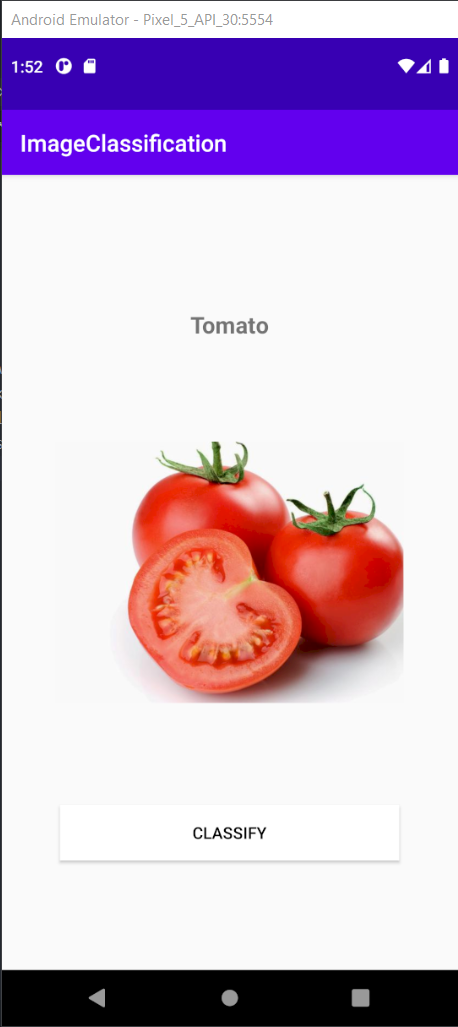
#> input picture 8-ML Model Conversion/tflite-project/images/hasil_prediksi.png, 458 x 1027 px, found by its file name
$ jupyter execute --allow-errors Latihan_Klasifikasi_Gambar.ipynb   (shell and % lines are left out)
#> lines starting #> are read from the running program, lines starting #| are printed output that depends on the picture; pictures that were not available may be replaced by others from this repository, and a replacement may not be noted
[cell 1]
#@title Import Library

# Library yang sering digunakan
import os, shutil
import zipfile
import random
from random import sample
import shutil
from shutil import copyfile
import pathlib
from pathlib import Path
import numpy as np
import pandas as pd
from tqdm.notebook import tqdm as tq

# Libraries untuk pemrosesan data gambar
import cv2
from PIL import Image
import skimage
from skimage import io
from skimage.transform import resize
from skimage.transform import rotate, AffineTransform, warp
from skimage import img_as_ubyte
from skimage.exposure import adjust_gamma
from skimage.util import random_noise

# Libraries untuk pembangunan model
import keras
from sklearn.model_selection import train_test_split
from sklearn.metrics import confusion_matrix, classification_report
import tensorflow as tf
from tensorflow.keras import Model, layers
from tensorflow.keras.preprocessing import image
from tensorflow.keras.preprocessing.image import ImageDataGenerator, img_to_array, load_img
from tensorflow.keras.optimizers import Adam, RMSprop, SGD
from tensorflow.keras.layers import InputLayer, Conv2D, SeparableConv2D, MaxPooling2D, MaxPool2D, Dense, Flatten, Dropout, BatchNormalization
from tensorflow.keras.models import Sequential, Model
from tensorflow.keras.applications import MobileNet
from tensorflow.keras.applications.densenet import DenseNet121
from tensorflow.keras.utils import to_categorical
from tensorflow.keras.callbacks import ModelCheckpoint, Callback, EarlyStopping, ReduceLROnPlateau

import warnings
warnings.simplefilter(action='ignore', category=FutureWarning)

[cell 2]
print(tf.__version__)

# Data Loading

[cell 3]
from google.colab import files
# files.upload()

Pada tahap ini, Anda harus mengunggah token dari akun Kaggle.

[cell 4]
import os
import shutil

[cell 5]
# Direktori awal untuk train dan test
train_dir = "/content/chest_xray/train"
test_dir = "/content/chest_xray/test"

# Direktori baru untuk dataset gabungan
combined_dir = "/content/chest_xray/dataset"

[cell 6]
# Buat direktori baru untuk dataset gabungan
os.makedirs(combined_dir, exist_ok=True)

[cell 7]
# Salin file dan folder dari train
for category in os.listdir(train_dir):
    category_dir = os.path.join(train_dir, category)
    if os.path.isdir(category_dir):
        shutil.copytree(category_dir, os.path.join(combined_dir, category), dirs_exist_ok=True)

# Salin file dan folder dari test
for category in os.listdir(test_dir):
    category_dir = os.path.join(test_dir, category)
    if os.path.isdir(category_dir):
        shutil.copytree(category_dir, os.path.join(combined_dir, category), dirs_exist_ok=True)

# Dataset Checking

[cell 8]
import matplotlib.pyplot as plt
import numpy as np
from PIL import Image
import os

[cell 9]
# Membuat kamus yang menyimpan gambar untuk setiap kelas dalam data
lung_image = {}

# Tentukan path sumber train
path = "/content/chest_xray/"
path_sub = os.path.join(path, "dataset")
for i in os.listdir(path_sub):
    lung_image[i] = os.listdir(os.path.join(path_sub, i))

# Menampilkan secara acak 5 gambar di bawah setiap dari 2 kelas dari data.
# Anda akan melihat gambar yang berbeda setiap kali kode ini dijalankan.
path_sub = "/content/chest_xray/dataset/"

# Menampilkan secara acak 5 gambar di bawah setiap kelas dari data latih
fig, axs = plt.subplots(len(lung_image.keys()), 5, figsize=(15, 15))

#> (the rest of this cell did not finish here and is left out)

## Plot Distribusi

[cell 10]
import seaborn as sns

[cell 11]
# Definisikan path sumber
lung_path = "/content/chest_xray/dataset/"

# Buat daftar yang menyimpan data untuk setiap nama file, path file, dan label dalam data
file_name = []
labels = []
full_path = []

# Dapatkan nama file gambar, path file, dan label satu per satu dengan looping, dan simpan sebagai dataframe
for path, subdirs, files in os.walk(lung_path):
    for name in files:
        full_path.append(os.path.join(path, name))
        labels.append(path.split('/')[-1])
        file_name.append(name)

distribution_train = pd.DataFrame({"path":full_path, 'file_name':file_name, "labels":labels})

# Plot distribusi gambar di setiap kelas
Label = distribution_train['labels']
plt.figure(figsize = (6,6))
sns.set_style("darkgrid")
plot_data = sns.countplot(Label)
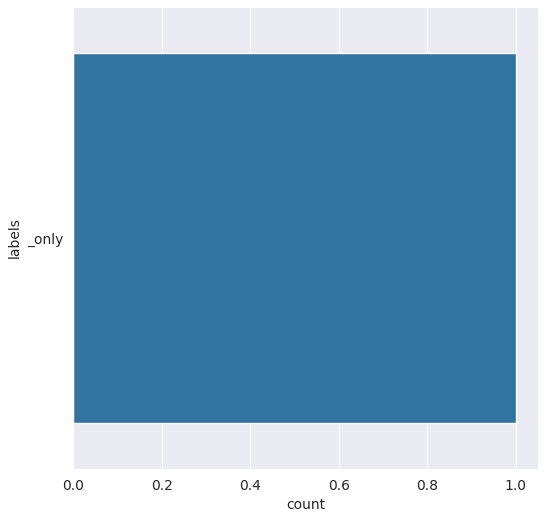
#> figure drawn by matplotlib, 1 panel

# Data Augmentation

[cell 12]
# Membuat fungsi untuk melakukan rotasi berlawanan arah jarum jam
def anticlockwise_rotation(img):
    img = cv2.cvtColor(img, 0)
    img = cv2.resize(img, (224,224))
    sudut = random.randint(0,180)
    return rotate(img, sudut)

# Membuat fungsi untuk melakukan rotasi searah jarum jam
def clockwise_rotation(img):
    img = cv2.cvtColor(img, 0)
    img = cv2.resize(img, (224,224))
    sudut = random.randint(0,180)
    return rotate(img, -sudut)

# Membuat fungsi untuk membalik gambar secara vertikal dari atas ke bawah
def flip_up_down(img):
    img = cv2.cvtColor(img, 0)
    img = cv2.resize(img, (224,224))
    return np.flipud(img)

# Membuat fungsi untuk memberikan efek peningkatan kecerahan pada gambar
def add_brightness(img):
    img = cv2.cvtColor(img, 0)
    img = cv2.resize(img, (224,224))
    img = adjust_gamma(img, gamma=0.5,gain=1)
    return img

# Membuat fungsi untuk memberikan efek blur pada gambar
def blur_image(img):
    img = cv2.cvtColor(img, 0)
    img = cv2.resize(img, (224,224))
    return cv2.GaussianBlur(img, (9,9),0)

# Membuat fungsi untuk memberikan efek pergeseran acak pada gambar
def sheared(img):
    img = cv2.cvtColor(img, 0)
    img = cv2.resize(img, (224,224))
    transform = AffineTransform(shear=0.2)
    shear_image = warp(img, transform, mode="wrap")
    return shear_image

# Membuat fungsi untuk melakukan pergeseran melengkung pada gambar
def warp_shift(img):
    img = cv2.cvtColor(img, 0)
    img = cv2.resize(img, (224,224))
    transform = AffineTransform(translation=(0,40))
    warp_image = warp(img, transform, mode="wrap")
    return warp_image

[cell 13]
# Membuat variabel transformasi yang akan menyimpan semua proses pra-pemrosesan yang telah dilakukan sebelumnya
transformations = { 'rotate anticlockwise': anticlockwise_rotation,
                    'rotate clockwise': clockwise_rotation,
                    'warp shift': warp_shift,
                    'blurring image': blur_image,
                    'add brightness' : add_brightness,
                    'flip up down': flip_up_down,
                    'shear image': sheared
                  }

images_path="chest_xray/dataset/NORMAL" # Path untuk gambar asli
augmented_path="chest_xray/dataset/NORMAL_augmented" # Path untuk gambar yang sudah diaugmentasi
images=[] # Penyimpanan gambar yang telah melalui pra-pemrosesan

# Baca nama gambar dari folder dan tambahkan path ke dalam array "images"
for im in os.listdir(images_path):
    images.append(os.path.join(images_path,im))

# Jumlah gambar yang akan ditambahkan dengan hasil transformasi augmentasi, jumlahnya disesuaikan sesuai kebutuhan
# Variabel untuk melakukan iterasi sampai jumlah gambar yang ditentukan dalam images_to_generate
images_to_generate=2000
i=1

while i<=images_to_generate:
    image=random.choice(images)
    try:
        original_image = io.imread(image)
#> original_image is the input picture: shape (1027, 458, 4); mean R, G, B, A 208, 185.8, 209.9, 255
        transformed_image=None
        n = 0      # Variabel untuk melakukan iterasi sampai jumlah transformasi yang akan diterapkan
        transformation_count = random.randint(1, len(transformations)) # Pilih jumlah transformasi acak yang akan diterapkan pada gambar

        while n <= transformation_count:
            key = random.choice(list(transformations)) # Secara acak memilih dan memanggil metode
            transformed_image = transformations[key](original_image)
            n = n + 1
#> this loop made 8 passes
#> pass 1, in blur_image, `img = cv2.resize(img, (224,224))`:
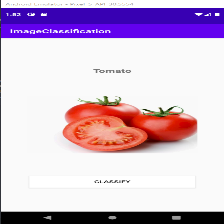
#> img: shape (224, 224, 4); mean R, G, B, A 208.2, 186, 210.1, 255
#> pass 1, `transformed_image = transformations[key](original_image)`:
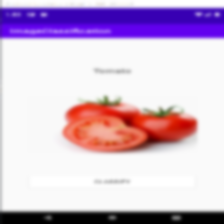
#> transformed_image: shape (224, 224, 4); mean R, G, B, A 208.4, 186.2, 210.4, 255
#> pass 2, `transformed_image = transformations[key](original_image)`:
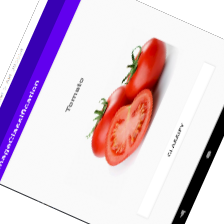
#> transformed_image: shape (224, 224, 4) float64; mean R, G, B, A 0.735, 0.658, 0.724, 0.862; transparent parts drawn white
#> pass 3, in add_brightness, `img = adjust_gamma(img, gamma=0.5,gain=1)`:
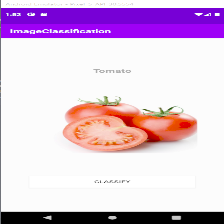
#> img: shape (224, 224, 4); mean R, G, B, A 220.6, 194.1, 220.4, 255
#> after the loop, n = 8

        new_image_path= "%s/augmented_image_%s.jpg" %(augmented_path, i)
        transformed_image = img_as_ubyte(transformed_image)  # Mengonversi gambar ke format byte yang tidak ditandatangani, dengan nilai dalam [0, 255]
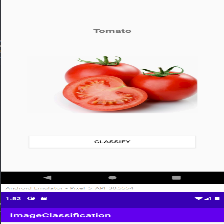
#> transformed_image: shape (224, 224, 4); mean R, G, B, A 208.2, 186, 210.1, 255
        cv2.imwrite(new_image_path, transformed_image)  # Simpan hasil transformasi augmentasi pada gambar ke path yang ditentukan
        i =i+1
    except ValueError as e:
        print('could not read the',image ,':',e,'hence skipping it.')
